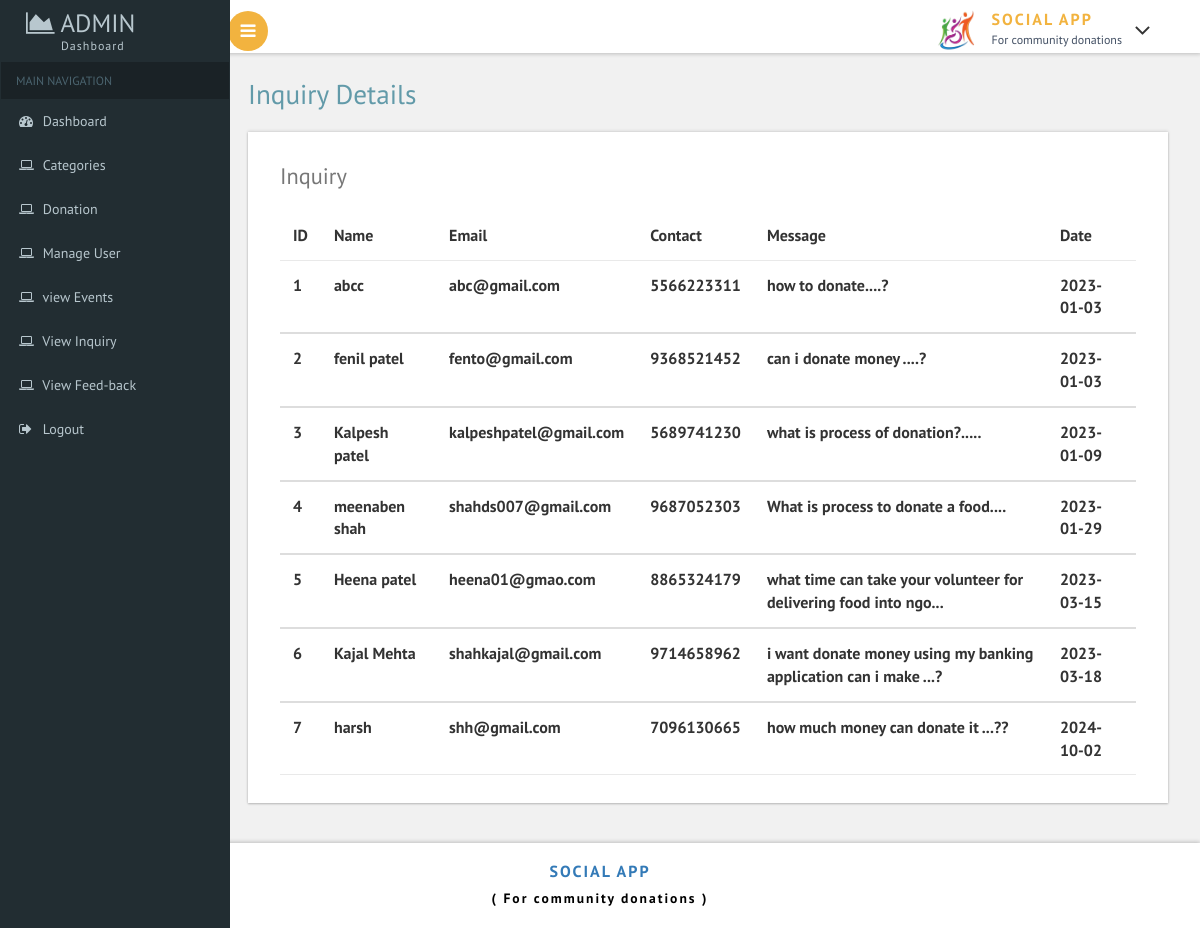
The page /admin/v_i.php (signed in) on the database its author committed.
### tables this page shows
CREATE TABLE `inquiry` (
  `inq_id` int(11) NOT NULL,
  `name` varchar(20) NOT NULL,
  `email` varchar(100) NOT NULL,
  `contact` bigint(20) NOT NULL,
  `message` varchar(100) NOT NULL,
  `date` date NOT NULL
);

### admin/v_i.php (the view, shortened to what this page needs)
<?php
include 'common/connect.php';
$result = $obj->query("select * from inquiry");
?>
<!DOCTYPE HTML>
<html>
<head>
<link href="css/bootstrap.css" rel='stylesheet' type='text/css' />
<link href="css/style.css" rel='stylesheet' type='text/css' />
<link href="css/font-awesome.css" rel="stylesheet">
 <link href='css/SidebarNav.min.css' media='all' rel='stylesheet' type='text/css'/>
<link href="css/custom.css" rel="stylesheet">
</head>
<body class="cbp-spmenu-push">
	<div class="main-content">
	<div class="cbp-spmenu cbp-spmenu-vertical cbp-spmenu-left" id="cbp-spmenu-s1">
		<?php include 'common/sidebar.php' ?>
	</div>
		<?php include 'common/header.php'?>
		<div id="page-wrapper">
			<div class="main-page">
				<div class="tables">
					<h2 class="title1">Inquiry Details</h2>
					<div class="panel-body widget-shadow">
						<h4>Inquiry</h4>
						<table class="table">
							<thead>
								<tr>
								  <th>ID</th>
								  <th> Name</th>
								  <th>Email</th>
								  <th>Contact</th>
								  <th>Message</th>
								  <th>Date</th>
								</tr>
							</thead>
							<?php
    							while($row=$result->fetch_object()){
   							?>
							<tbody>
								<tr>
								  <th scope="row"><?php echo $row->inq_id;?></th>
								  <th scope="row"><?php echo $row->name;?></th>
								  <th scope="row"><?php echo $row->email;?></th>
								  <th scope="row"><?php echo $row->contact;?></th>
								  <th scope="row"><?php echo $row->message;?></th>
								  <th scope="row"><?php echo $row->date;?></th>
								 </tr>
							</tbody>
							<?php
								}
							?>
						</table>
					</div>
				</div>
			</div>
		</div>
		<?php include 'common/footr.php' ?>
	</div>
</body>
</html>

### admin/css/custom.css (style rules this page uses)
#page-wrapper { padding:5em 2em 2.5em; background-color: #F1F1F1; }

### rows shown on the page
inquiry: inq_id "1", name "abcc", email "abc@gmail.com", contact "5566223311", message "how to donate....?", date "2023-01-03"
inquiry: inq_id "2", name "fenil patel", email "fento@gmail.com", contact "9368521452", message "can i donate money ....?", date "2023-01-03"
inquiry: inq_id "3", name "Kalpesh patel", email "kalpeshpatel@gmail.com", contact "5689741230", message "what is process of donation?.....", date "2023-01-09"
inquiry: inq_id "4", name "meenaben shah", email "shahds007@gmail.com", contact "9687052303", message "What is process to donate a food....", date "2023-01-29"
inquiry: inq_id "5", name "Heena patel", email "heena01@gmao.com", contact "8865324179", message "what time can take your volunteer for delivering food into ngo...", date "2023-03-15"
inquiry: inq_id "6", name "Kajal Mehta", email "shahkajal@gmail.com", contact "9714658962", message "i want donate money using my banking application can i make ...?", date "2023-03-18"
inquiry: inq_id "7", name "harsh", email "shh@gmail.com", contact "7096130665", message "how much money can donate it ...??", date "2024-10-02"
